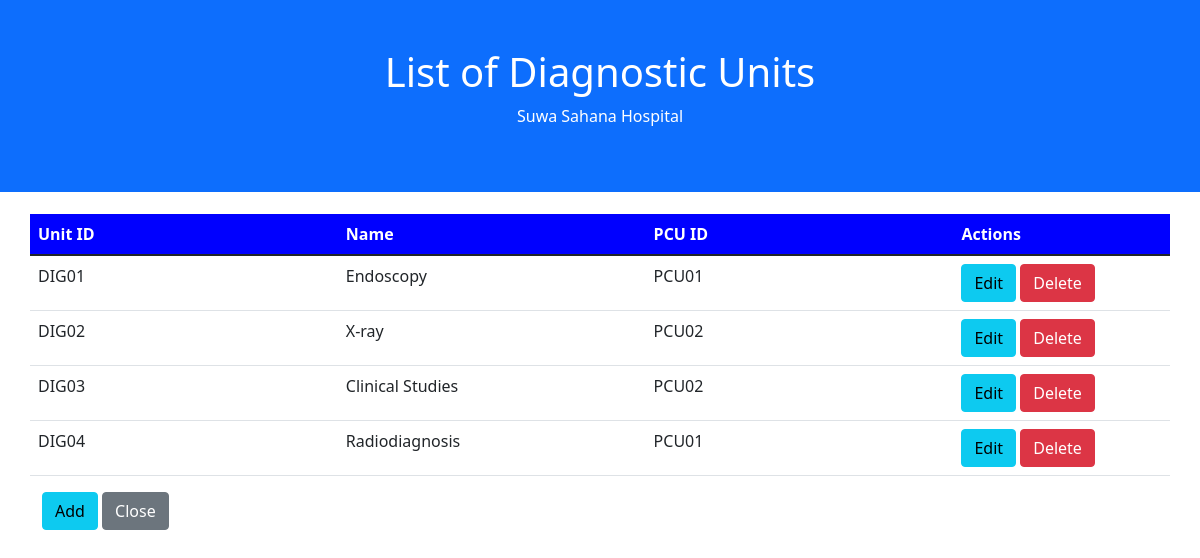
Page /pages/diagunits.php on the committed database.
### tables this page shows
CREATE TABLE `diagnosticunit` (
  `Unit_ID` varchar(5) NOT NULL,
  `Name` varchar(20) NOT NULL,
  `PCU_ID` varchar(5) NOT NULL
);

### pages/diagunits.php (the view, shortened to what this page needs)
<?php
$database = createMySQLConn();
$res_select = $database->query("SELECT * FROM `diagnosticunit`");
?>
<!doctype html>
<html lang="en">
<head>
    <link href="https://cdn.jsdelivr.net/npm/bootstrap@5.1.1/dist/css/bootstrap.min.css" rel="stylesheet"
>
</head>
<body>
<div class="container-fluid p-5 bg-primary text-white text-center">
    <h1>List of Diagnostic Units</h1>
    <p>Suwa Sahana Hospital</p>
</div>
<div class="container-fluid" style="margin-top: 20px;" id="nav-bed">
    <div class="container">
        <div class="row justify-content-center">
            <table class="table table-hover">
                <col style="width: 27%;" />
                <col style="width: 27%;" />
                <col style="width: 27%;" />
                <col style="width: 19%;" />
                <thead style="background-color: blue; color: white">
                <tr>
                    <th scope="col">Unit ID</th>
                    <th scope="col">Name</th>
                    <th scope="col">PCU ID</th>
                    <th scope="col">Actions</th>
                </tr>
                </thead>
                <?php
                $row_count = 0;
                while ($row = $res_select->fetch_assoc()): ?>
                    <tr id="row-<?=$row_count?>">
                        <td><?=$row['Unit_ID']?></td>
                        <td><?=$row['Name']?></td>
                        <td><?=$row['PCU_ID']?></td>
                        <td>
                            <a href="#row-edit-<?=$row_count?>" class="btn btn-info data-row-toggle">Edit</a>
                            <a href="<?php echo htmlspecialchars($_SERVER["PHP_SELF"]); ?>?delete=<?=$row['Unit_ID']?>" class="btn btn-danger">Delete</a>
                        </td>
                    </tr>
                                <a href="#row-<?=$row_count++?>" class="btn btn-danger update-row-toggle">Close</a>
                <?php endwhile; ?>
            </table>
        </div>
    </div>
    <div class="container">
        <a href="#row-add" class="btn btn-info btn-block" id="btn-add">Add</a>
        <a href="<?php echo $_SESSION['previous_page']; ?>" class="btn btn-secondary btn-block">Close</a>
    </div>
</div>
</body>
</html>

### rows in the picture
diagnosticunit: Unit_ID "DIG01", Name "Endoscopy", PCU_ID "PCU01"
diagnosticunit: Unit_ID "DIG02", Name "X-ray", PCU_ID "PCU02"
diagnosticunit: Unit_ID "DIG03", Name "Clinical Studies", PCU_ID "PCU02"
diagnosticunit: Unit_ID "DIG04", Name "Radiodiagnosis", PCU_ID "PCU01"
